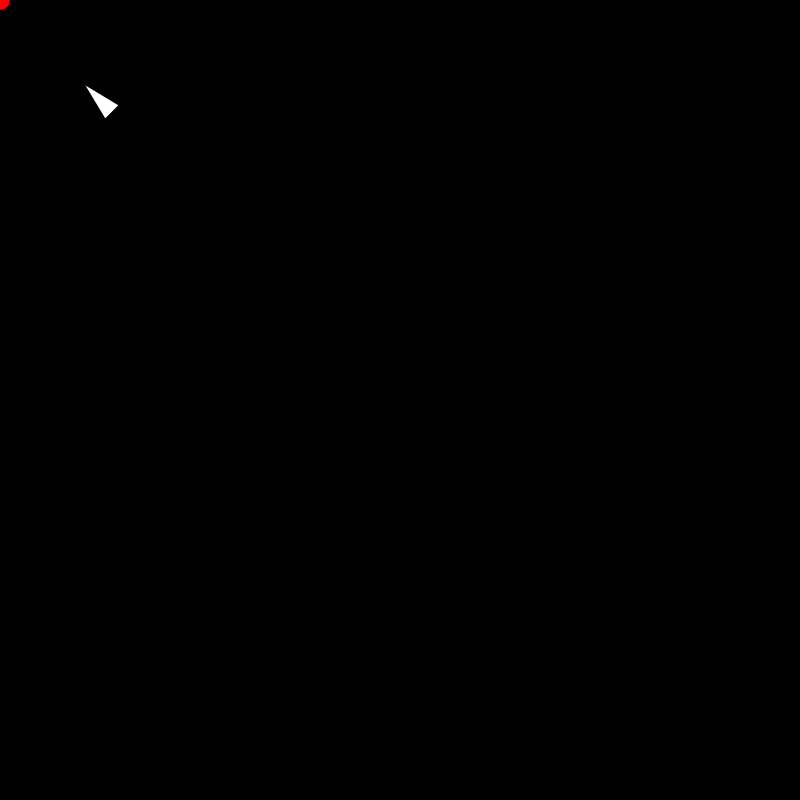
Frame 1 (no input)
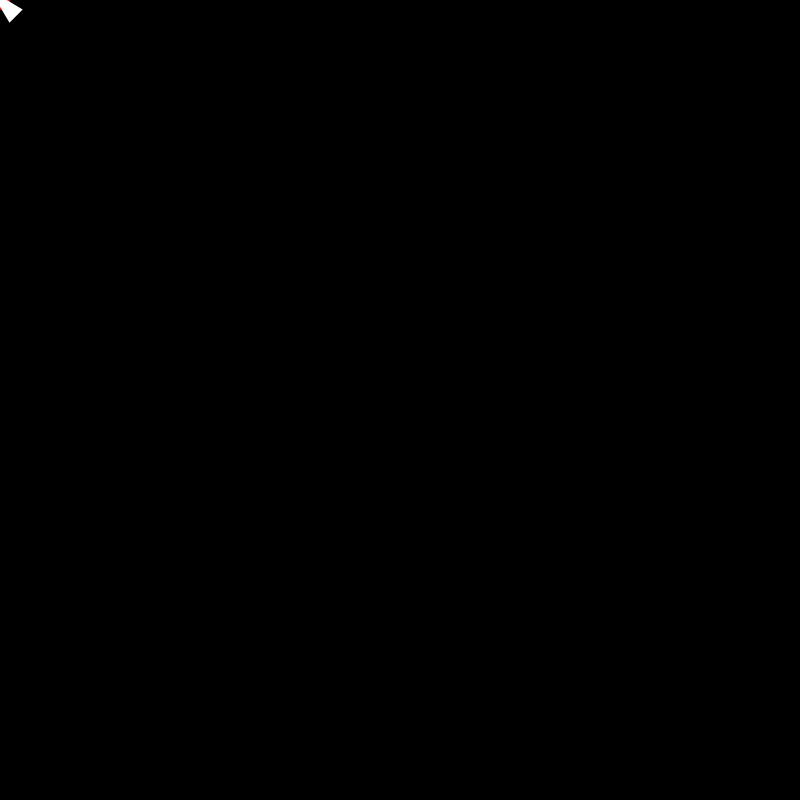
Frame 60 (no input)
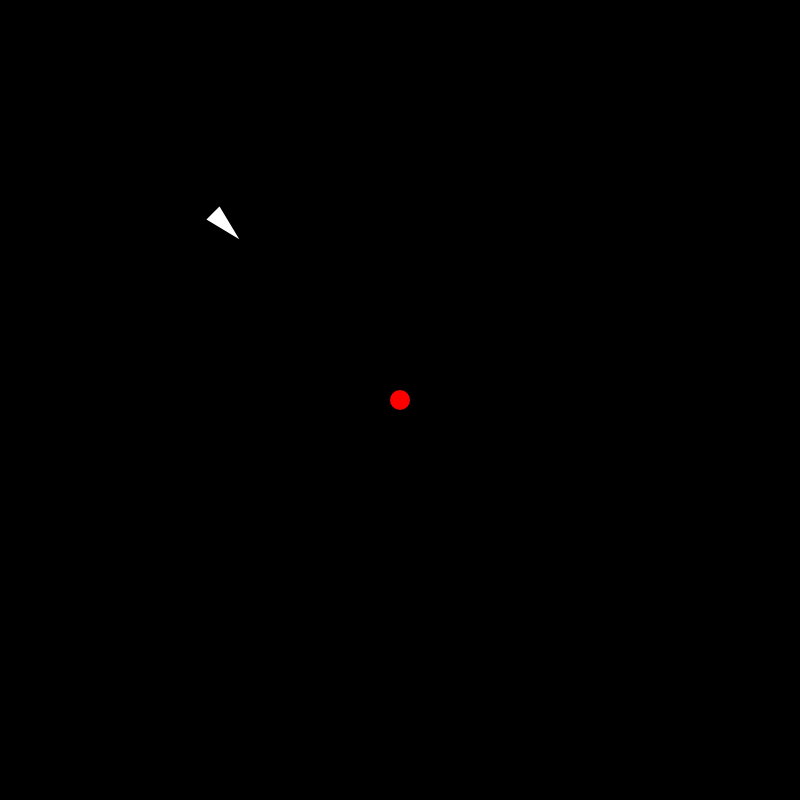
Frame 120 (the mouse pressed at the canvas centre since frame 60)

The p5.js sketch that drew these frames (run headless with seeded random() and noise() and a simulated clock; from frame 60 on, the mouse is pressed at the canvas centre):

// p5.js sketch
// ── sketch.js
let pursuer;

function setup() {
  createCanvas(800, 800);
  pursuer = new Vehicle(100, 100);
}

function draw() {
  background(0);

  let target = createVector(mouseX, mouseY);
  fill(255, 0, 0);
  noStroke();
  ellipse(target.x, target.y, 20);

  let steering = pursuer.arrive(target);
  pursuer.applyForce(steering);

  pursuer.update();
  pursuer.show();
}

// ── vehicle.js
class Vehicle {
  constructor(x, y) {
    this.pos = createVector(x, y);
    this.vel = createVector(0, 0);
    this.acc = createVector(0, 0);
    this.maxSpeed = 6;
    this.maxForce = 0.4;
    this.r = 16;
  }

  evade(vehicle) {
    let pursuit = this.pursue(vehicle);
    return pursuit.mult(-1);
  }

  pursue(vehicle) {
    let target = vehicle.pos.copy();
    let prediction = vehicle.vel.copy();
    prediction.mult(10);
    target.add(prediction);
    return this.seek(target);
  }

  arrive(target) {
    // seek 메소드를 재사용 가능!
    let force = p5.Vector.sub(target, this.pos);
    // 임계점
    let slowRadius = 100;
    let distance = force.mag(); // target <-> vehicle distance
    if (distance < slowRadius) {
      // distance가 0 ~ r(임계점 반지름)일 때 -> 0 ~ maxSpeed로 매핑한다
      let desireSpeed = map(distance, 0, slowRadius, 0, this.maxSpeed);
      force.setMag(desireSpeed);
    } else {
      force.setMag(this.maxSpeed);
    }
    force.sub(this.vel);
    force.limit(this.maxForce);
    return force;
  }

  flee(target) {
    return this.seek(target).mult(-1);
  }

  seek(target) {
    // vehicle과 target 사이의 거리를 벡터로 계산
    let force = p5.Vector.sub(target, this.pos);
    // force (desired) 벡터의 크기를 maxSpeed 값으로 제한한다
    force.setMag(this.maxSpeed);
    force.sub(this.vel);
    // 벡터의 크기를 매개변수 max의 값으로 제한한다
    force.limit(this.maxForce);
    return force;
  }

  applyForce(force) {
    this.acc.add(force);
  }

  update() {
    this.vel.add(this.acc);
    this.vel.limit(this.maxSpeed);
    this.pos.add(this.vel);
    this.acc.set(0, 0);
  }

  show() {
    stroke(255);
    strokeWeight(2);
    fill(255);
    push();
    translate(this.pos.x, this.pos.y);
    rotate(this.vel.heading()); // 속도 벡터와 관련된 각도만큼 회전시킨다
    triangle(-this.r, -this.r / 2, -this.r, this.r / 2, this.r, 0);
    pop();
  }

  edges() {
    if (this.pos.x > width + this.r) {
      this.pos.x = -this.r;
    } else if (this.pos.x < -this.r) {
      this.pos.x = width + this.r;
    }
    if (this.pos.y > height + this.r) {
      this.pos.y = -this.r;
    } else if (this.pos.y < -this.r) {
      this.pos.y = height + this.r;
    }
  }
}
